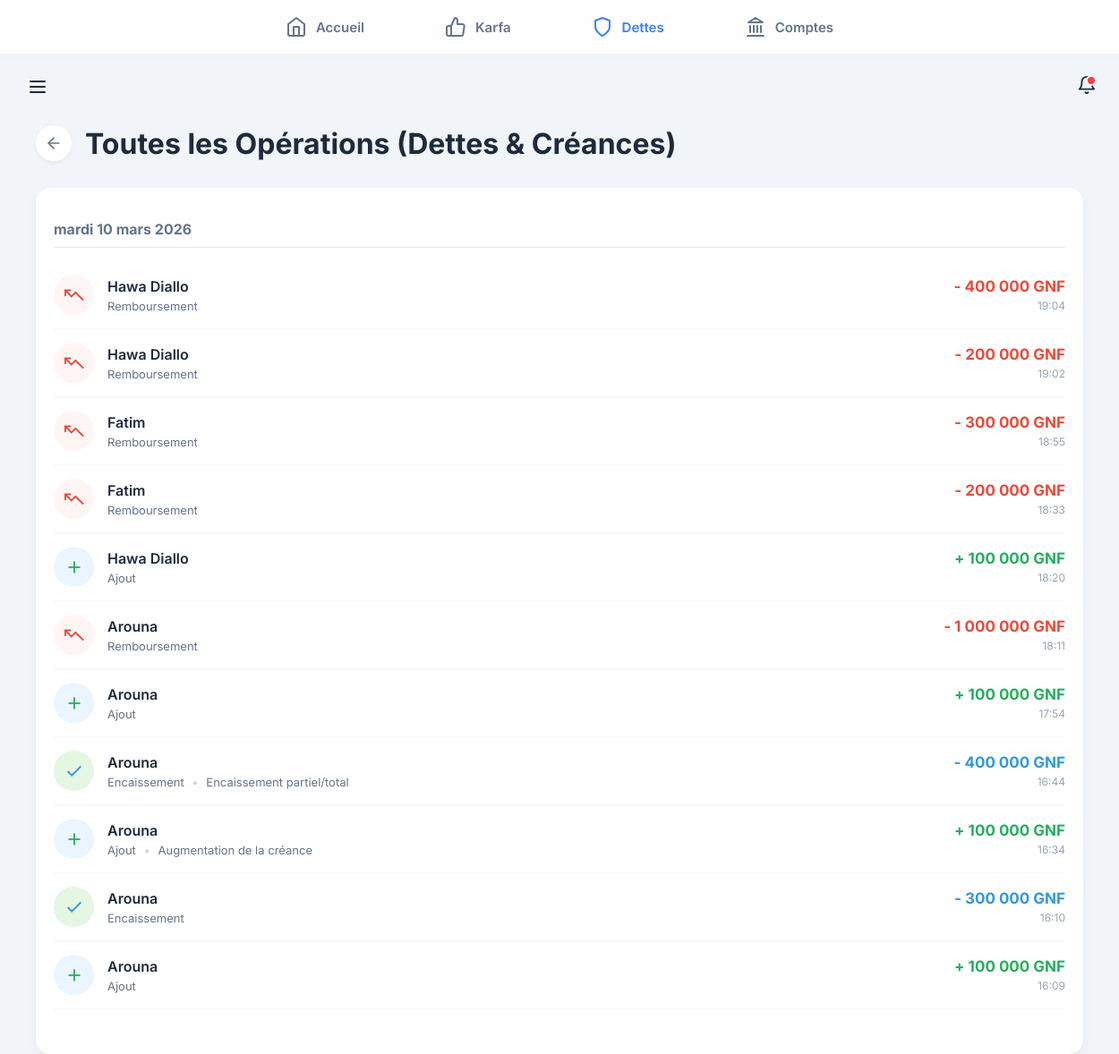
/dettes/operations/ (signed in), run on an earlier commit of the app's database.
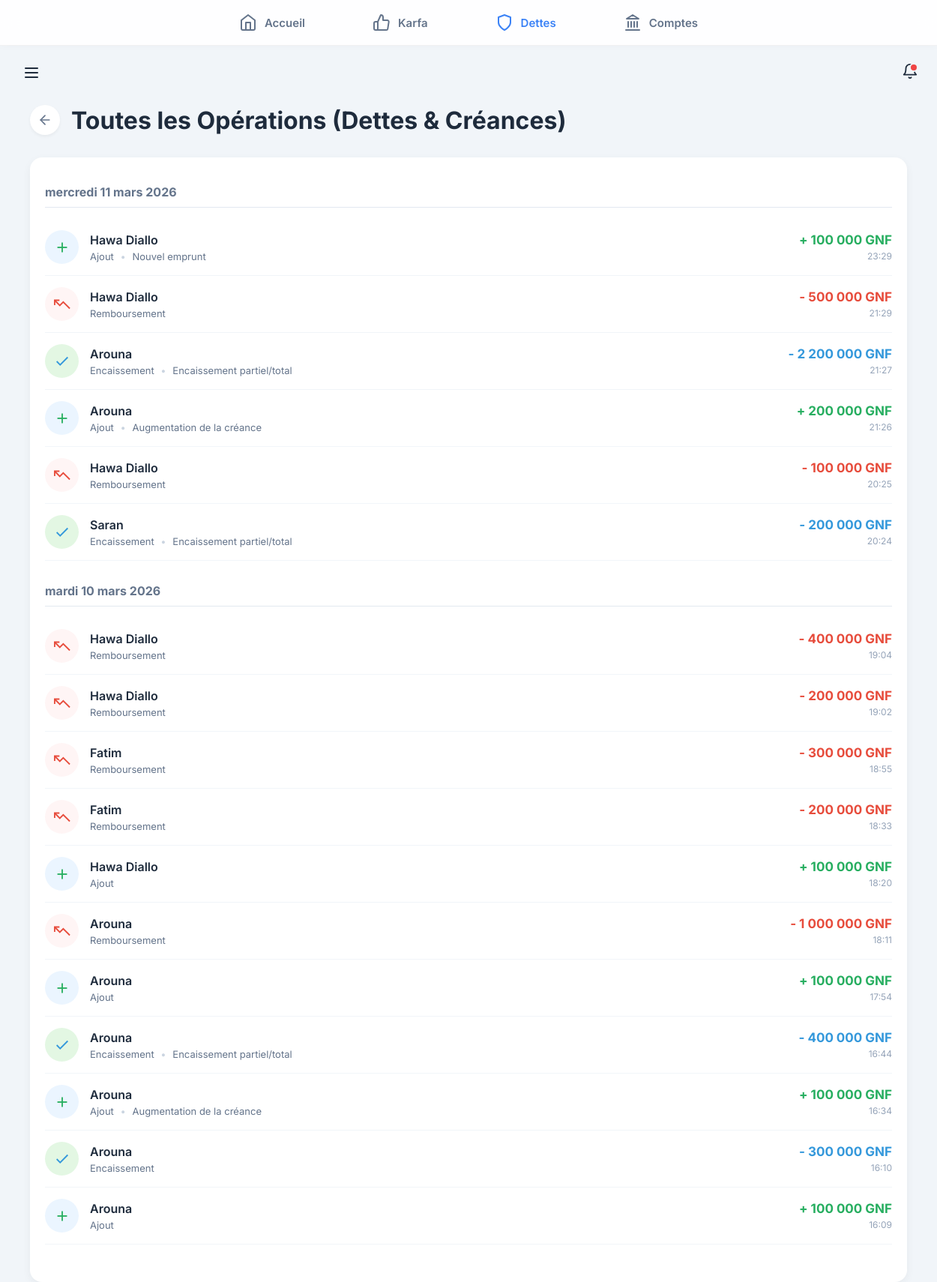
And on a later commit of the database.
### backend/modules/dettes/models/remboursement.py (models this page shows, shortened)
class Remboursement(models.Model):
    TYPE_CHOIX = [
        ('AJOUT', 'Ajout'),
        ('REMBOURSEMENT', 'Remboursement'),
        ('ENCAISSEMENT', 'Encaissement'),
    ]
    dette = models.ForeignKey(Dette, on_delete=models.CASCADE, related_name='paiements')
    type = models.CharField(max_length=20, choices=TYPE_CHOIX, default='REMBOURSEMENT')
    montant = models.DecimalField(max_digits=12, decimal_places=0)
    date = models.DateTimeField(auto_now_add=True)
    note = models.TextField(blank=True)
    class Meta:
        app_label = 'dettes'

### backend/modules/dettes/models/dette.py (models this page shows, shortened)
class Dette(models.Model):
    SENS_CHOICES = [
        ('JE_DOIS', 'Je dois'),
        ('ON_ME_DOIT', 'On me doit'),
    ]
    STATUT_CHOICES = [
        ('NON_PAYEE', 'Non payée'),
        ('PARTIELLEMENT_PAYEE', 'Partiellement payée'),
        ('PAYEE', 'Payée'),
        ('EN_LITIGE', 'En litige'),
    ]
    sens = models.CharField(max_length=20, choices=SENS_CHOICES)
    cree_par = models.ForeignKey(User, on_delete=models.CASCADE, related_name='dettes', null=True)
    compte_debit = models.ForeignKey('comptes.CompteArgent', on_delete=models.SET_NULL, null=True, blank=True, related_name='dettes_liees')
    montant = models.DecimalField(max_digits=12, decimal_places=0)
    montant_restant = models.DecimalField(max_digits=12, decimal_places=0, default=0)
    personne = models.CharField(max_length=100)
    motif = models.TextField(blank=True)
    echeance = models.DateField(null=True, blank=True)
    garantie = models.TextField(blank=True)
    statut = models.CharField(max_length=20, choices=STATUT_CHOICES, default='NON_PAYEE')
    date_creation = models.DateTimeField(auto_now_add=True)
    date_dernier_paiement = models.DateTimeField(null=True, blank=True)
    archive = models.BooleanField(default=False)
    date_archivage = models.DateTimeField(null=True, blank=True)
    class Meta:
        app_label = 'dettes'

### backend/modules/dettes/views/operations.py (the view)
# urls.py: path('operations/', toutes_operations_dettes, name='toutes_operations_dettes'),
@login_required
def toutes_operations_dettes(request):
    operations = Remboursement.objects.filter(dette__cree_par=request.user).order_by('-date')
    return render(request, 'modules/dettes/operations.html', {'operations': operations})

### backend/modules/core/templatetags/custom_filters.py (called while the page is built)
@register.filter
def milliers(value):
    try:
        num = float(value)
        if num == int(num):
            return f"{int(num):,}".replace(",", " ")
        return f"{num:,.3f}".rstrip('0').rstrip('.').replace(",", " ").replace(".", ",")
    except:
        return value

### frontend/templates/modules/dettes/operations.html
{% extends "base.html" %}
{% load custom_filters %}
{% block content %}
<div style="display: flex; justify-content: space-between; align-items: center; margin-bottom: 30px;">
    <div style="display: flex; align-items: center; gap: 15px;">
        <a href="{% url 'dettes:liste_dettes' %}"
            style="text-decoration: none; color: #64748b; display: flex; align-items: center; justify-content: center; width: 40px; height: 40px; border-radius: 50%; background: white; box-shadow: 0 2px 4px rgba(0,0,0,0.05);">
            <svg width="20" height="20" viewBox="0 0 24 24" fill="none" stroke="currentColor" stroke-width="2"
                stroke-linecap="round" stroke-linejoin="round">
                <line x1="19" y1="12" x2="5" y2="12"></line>
                <polyline points="12 19 5 12 12 5"></polyline>
            </svg>
        </a>
        <h1 style="margin: 0;">Toutes les Opérations (Dettes & Créances)</h1>
    </div>
</div>
<div style="background: white; border-radius: 16px; padding: 20px; box-shadow: 0 4px 12px rgba(0,0,0,0.05);">
    {% if operations %}
    {% regroup operations by date|date:"Y-m-d" as ops_par_jour %}
    {% for group in ops_par_jour %}
    <div style="margin-bottom: 30px;">
        <h3
            style="font-size: 16px; color: #64748b; margin-bottom: 15px; border-bottom: 1px solid #e2e8f0; padding-bottom: 10px;">
            {% if group.grouper == today_date %}Aujourd'hui
            {% elif group.grouper == yesterday_date %}Hier
            {% else %}{{ group.list.0.date|date:"l d F Y" }}{% endif %}
        </h3>
        {% for op in group.list %}
        <div
            style="display: flex; justify-content: space-between; align-items: center; padding: 15px 0; border-bottom: 1px solid #f1f5f9;">
            <div style="display: flex; align-items: center; gap: 15px;">
                <div
                    style="width: 45px; height: 45px; border-radius: 50%; background: {% if op.type == 'AJOUT' %}#ebf5ff{% elif op.type == 'ENCAISSEMENT' %}#e3f7e3{% else %}#fff5f5{% endif %}; display: flex; align-items: center; justify-content: center;">
                    {% if op.type == 'AJOUT' %}
                    <svg width="22" height="22" viewBox="0 0 24 24" fill="none" stroke="#27ae60" stroke-width="2">
                        <line x1="12" y1="5" x2="12" y2="19"></line>
                        <line x1="5" y1="12" x2="19" y2="12"></line>
                    </svg>
                    {% elif op.type == 'ENCAISSEMENT' %}
                    <svg width="22" height="22" viewBox="0 0 24 24" fill="none" stroke="#3498db" stroke-width="2">
                        <polyline points="20 6 9 17 4 12"></polyline>
                    </svg>
                    {% else %}
                    <svg width="22" height="22" viewBox="0 0 24 24" fill="none" stroke="#e74c3c" stroke-width="2">
                        <polyline points="23 18 13.5 8.5 8.5 13.5 1 6"></polyline>
                        <polyline points="1 13 1 6 8 6"></polyline>
                    </svg>
                    {% endif %}
                </div>
                <div>
                    <div style="font-weight: 600; font-size: 16px; color: #1e2b3c;">
                        {{ op.dette.personne }}
                    </div>
                    <div style="font-size: 13px; color: #64748b; margin-top: 4px;">
                        {{ op.get_type_display }}
                        {% if op.note %}
                        <span style="color: #cbd5e1; margin: 0 5px;">•</span> {{ op.note }}
                        {% endif %}
                    </div>
                </div>
            </div>
            <div style="display: flex; flex-direction: column; align-items: flex-end;">
                <div style="font-weight: 700; font-size: 17px; color: {% if op.type == 'AJOUT' %}#27ae60{% elif op.type == 'REMBOURSEMENT' %}#e74c3c{% else %}#3498db{% endif %};">
                    {% if op.type == 'AJOUT' %}+{% else %}-{% endif %} {{ op.montant|milliers }} GNF
                </div>
                <div style="font-size: 12px; color: #94a3b8; margin-top: 4px;">
                    {{ op.date|date:"H:i" }}
                </div>
            </div>
        </div>
        {% endfor %}
    </div>
    {% endfor %}
    {% else %}
    <div style="text-align: center; padding: 40px; color: #64748b;">
        <p>Aucune opération n'a été enregistrée pour le moment.</p>
    </div>
    {% endif %}
</div>
{% endblock %}

### frontend/templates/base.html (shortened to what this page needs)
{% load static %}
<!DOCTYPE html>
<html lang="fr">
<head>
    <link rel="stylesheet" href="{% static 'css/base.css' %}">
</head>
<body>
    {% include "core/menu_lateral.html" %}
    <div class="topbar">
        <button class="hamburger" onclick="toggleMenu()" aria-label="Menu">
            <svg width="24" height="24" viewBox="0 0 24 24" fill="none" stroke="currentColor" stroke-width="2"
                stroke-linecap="round" stroke-linejoin="round">
                <line x1="4" x2="20" y1="12" y2="12" />
                <line x1="4" x2="20" y1="6" y2="6" />
                <line x1="4" x2="20" y1="18" y2="18" />
            </svg>
        </button>
        <div class="topbar-right">
            <span class="notification-icon" title="Notifications">
                <svg width="22" height="22" viewBox="0 0 24 24" fill="none" stroke="currentColor" stroke-width="2"
                    stroke-linecap="round" stroke-linejoin="round">
                    <path d="M6 8a6 6 0 0 1 12 0c0 7 3 9 3 9H3s3-2 3-9" />
                    <path d="M10.3 21a1.94 1.94 0 0 0 3.4 0" />
                </svg>
            </span>
        </div>
    </div>
    <div class="app-container">
        {% block content %}{% endblock %}
    </div>
    <nav class="smart-nav">
        <a href="{% url 'core:accueil' %}" class="nav-item {% if request.path == '/' %}active{% endif %}">
            <span class="icon">
                <svg width="24" height="24" viewBox="0 0 24 24" fill="none" stroke="currentColor" stroke-width="2"
                    stroke-linecap="round" stroke-linejoin="round">
                    <path d="m3 9 9-7 9 7v11a2 2 0 0 1-2 2H5a2 2 0 0 1-2-2z" />
                    <polyline points="9 22 9 12 15 12 15 22" />
                </svg>
            </span>
            <span>Accueil</span>
        </a>
        <a href="{% url 'karfa:karfa_list' %}" class="nav-item {% if '/karfa/' in request.path %}active{% endif %}">
            <span class="icon">
                <svg width="24" height="24" viewBox="0 0 24 24" fill="none" stroke="currentColor" stroke-width="2"
                    stroke-linecap="round" stroke-linejoin="round">
                    <path
                        d="M14 9V5a3 3 0 0 0-3-3l-4 9v11h11.28a2 2 0 0 0 2-1.7l1.38-9a2 2 0 0 0-2-2.3zM7 22H4a2 2 0 0 1-2-2v-7a2 2 0 0 1 2-2h3">
                    </path>
                </svg>
            </span>
            <span>Karfa</span>
        </a>
        <a href="{% url 'dettes:liste_dettes' %}" class="nav-item {% if '/dettes/' in request.path %}active{% endif %}">
            <span class="icon">
                <svg width="24" height="24" viewBox="0 0 24 24" fill="none" stroke="currentColor" stroke-width="2"
                    stroke-linecap="round" stroke-linejoin="round">
                    <path d="M12 22s8-4 8-10V5l-8-3-8 3v7c0 6 8 10 8 10z"></path>
                </svg>
            </span>
            <span>Dettes</span>
        </a>
        <a href="{% url 'comptes:accueil' %}" class="nav-item {% if '/comptes/' in request.path %}active{% endif %}">
            <span class="icon">
            </span>
            <span>Comptes</span>
        </a>
    </nav>
</body>
</html>

### frontend/templates/core/menu_lateral.html (shortened to what this page needs)
{% load static %}
<link rel="stylesheet" href="{% static 'css/core.css' %}">

### frontend/static/css/base.css (style rules this page uses)
:root { --bg-global: #f1f5f9; --bg-card: #ffffff; --primary: #3b82f6; --text-main: #1e2b3c; --text-muted: #64748b; --nav-height: 60px; --radius-xl: 20px; --radius-md: 12px; --shadow-subtle: 0 4px 15px rgba(0, 0, 0, 0.04); --shadow-hover: 0 8px 25px rgba(0, 0, 0, 0.08); }
body { background-color: var(--bg-global) !important; margin: 0; padding: 0; font-family: 'Inter', sans-serif; color: var(--text-main); padding-bottom: calc(var(--nav-height) + 20px); -webkit-tap-highlight-color: transparent; }
.topbar { display: flex; align-items: center; justify-content: space-between; padding: 20px; background: var(--bg-global); position: sticky; top: 0; z-index: 50; }
.topbar-right { display: flex; align-items: center; gap: 15px; }
.hamburger { font-size: 26px; background: none; border: none; cursor: pointer; color: var(--text-main); padding: 5px; display: flex; align-items: center; }
.notification-icon { font-size: 22px; position: relative; cursor: pointer; }
.notification-icon::after { content: ''; position: absolute; top: 0px; right: 0px; width: 8px; height: 8px; background: #ef4444; border-radius: 50%; border: 2px solid var(--bg-global); }
.app-container { max-width: 600px; margin: 0 auto; padding: 0 20px; }
.smart-nav { position: fixed; bottom: 0; left: 0; width: 100%; height: var(--nav-height); background: rgba(255, 255, 255, 0.9); backdrop-filter: blur(15px); display: flex; justify-content: space-around; align-items: center; border-top: 1px solid rgba(0, 0, 0, 0.05); z-index: 100; padding-bottom: env(safe-area-inset-bottom); }
.nav-item { display: flex; flex-direction: column; align-items: center; justify-content: center; text-decoration: none; color: var(--text-muted); font-size: 11px; font-weight: 600; width: 60px; transition: all 0.2s ease; }
.nav-item .icon { margin-bottom: 3px; transition: transform 0.2s; display: flex; align-items: center; justify-content: center; }
.nav-item.active { color: var(--primary); }
.nav-item.active .icon { transform: translateY(-2px); color: var(--primary); }
@media (min-width: 768px) { body { padding-bottom: 0; padding-top: calc(var(--nav-height) + 80px); } }
@media (min-width: 768px) { .app-container { max-width: 1200px; padding: 0 40px; } }
@media (min-width: 768px) { .smart-nav { top: 0; bottom: auto; border-top: none; border-bottom: 1px solid rgba(0, 0, 0, 0.05); justify-content: center; gap: 60px; box-shadow: 0 2px 10px rgba(0, 0, 0, 0.02); } }
@media (min-width: 768px) { .nav-item { flex-direction: row; gap: 10px; font-size: 15px; width: auto; padding: 0 15px; height: 100%; } }
@media (min-width: 768px) { .nav-item .icon { margin-bottom: 0px; } }
@media (min-width: 768px) { .nav-item.active .icon { transform: none; } }
@media (min-width: 768px) { .topbar { position: absolute; top: calc(var(--nav-height) + 10px); left: 50%; transform: translateX(-50%); width: 100%; max-width: 1200px; padding: 10px 40px; background: transparent; } }

### frontend/static/css/core.css (style rules this page uses)
:root { --color-primary-green: #27ae60; --color-primary-dark: #1e2b3c; --color-bg-light: #f8fafc; --color-text-body: #64748b; }
:root { --color-primary-green: #27ae60; --color-primary-dark: #1e2b3c; --color-bg-light: #f8fafc; --color-text-body: #64748b; --color-error: #ef4444; }

What changed in the data, as far as the page shows it:
added Remboursement: list.0 "mercredi 11 mars 2026", dette.personne "Hawa Diallo", type "Ajout", note "Nouvel emprunt", montant|milliers "100 000", date "23:29"
added Remboursement: dette.personne "Hawa Diallo", type "Remboursement", montant|milliers "500 000", date "21:29", shown under "mercredi 11 mars 2026"
added Remboursement: dette.personne "Arouna", type "Encaissement", note "Encaissement partiel/total", montant|milliers "2 200 000", date "21:27", shown under "mercredi 11 mars 2026"
added Remboursement: dette.personne "Arouna", type "Ajout", note "Augmentation de la créance", montant|milliers "200 000", date "21:26", shown under "mercredi 11 mars 2026"
added Remboursement: dette.personne "Hawa Diallo", type "Remboursement", montant|milliers "100 000", date "20:25", shown under "mercredi 11 mars 2026"
added Remboursement: dette.personne "Saran", type "Encaissement", note "Encaissement partiel/total", montant|milliers "200 000", date "20:24", shown under "mercredi 11 mars 2026"
